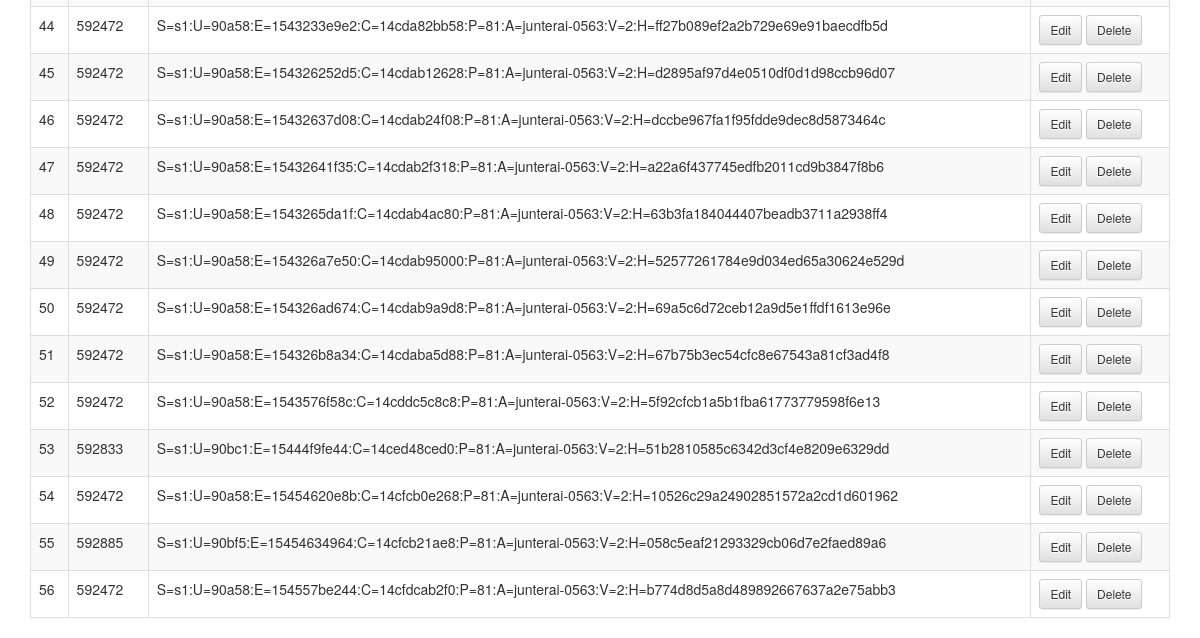
The app's page /cms/user/ (lower part), older data.
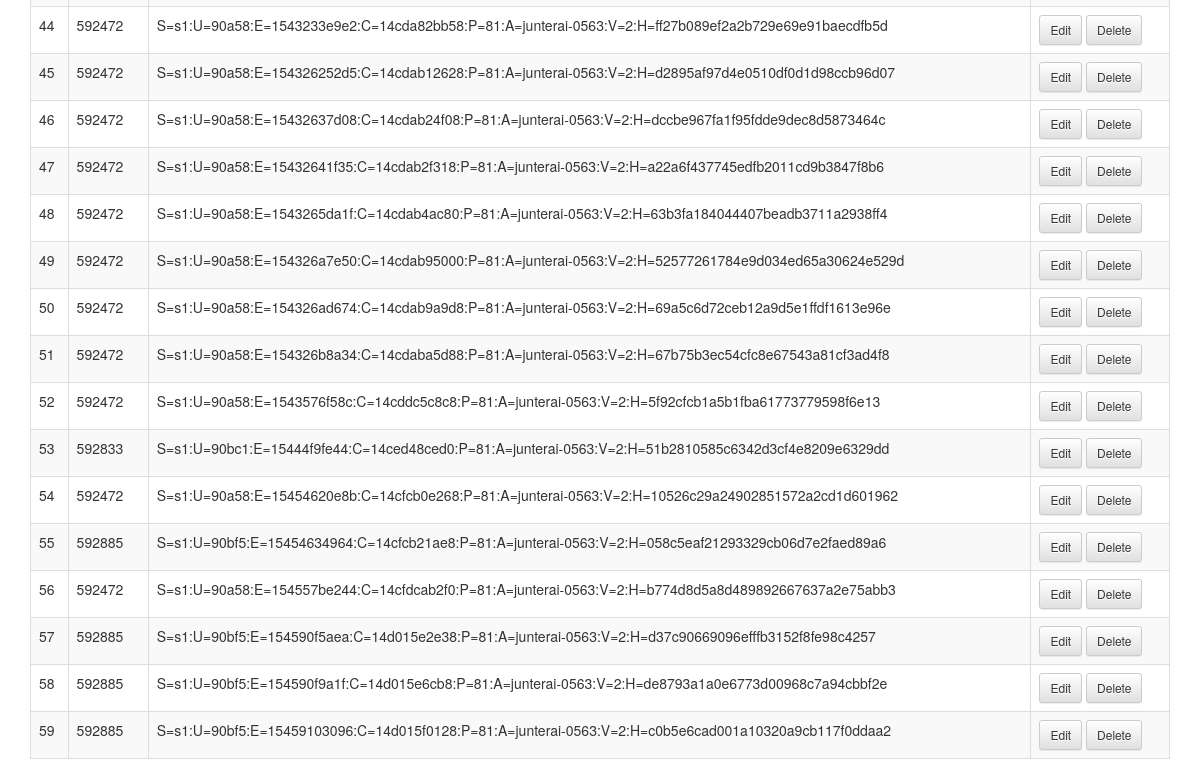
The same page, newer data.
### cms/models.py (models this page shows, shortened)
class User(models.Model):
    user_id = models.CharField(u'user_id', max_length=255)
    access_token = models.CharField(u'access_token', max_length=255, blank=True)

### cms/views.py (the view)
# urls.py: url(r'^user/(?P<user_id>\d+)/$', views.user_list, name='user_list'),   # 一覧
def user_list(request, user_id=None):
	'''get user_list'''
	users = User.objects.all().order_by('id')
	return render_to_response('cms/user_list.html',  # 使用するテンプレート
                              {'users': users},       # テンプレートに渡すデータ
                              context_instance=RequestContext(request))  # その他標準のコンテキスト

### cms/templates/cms/user_list.html (shortened to what this page needs)
{% extends "cms/base.html" %}
{% block content %}
    <table class="table table-striped table-bordered">
      <tbody>
        {% for user in users %}
        <tr>
          <td>{{ user.id }}</td>
          <td>{{ user.user_id }}</td>
          <td>{{ user.access_token }}</td>
          <td>
            <a href="/cms/user/mod/{{ user.user_id }}" class="btn btn-default btn-sm">Edit</a>
            <a href="/cms/user/del/{{ user.user_id }}" class="btn btn-default btn-sm">Delete</a>
          </td>
        </tr>
        {% endfor %}
      </tbody>
    </table>
{% endblock content %}

### cms/templates/cms/base.html (shortened to what this page needs)
{% load staticfiles %}
<!DOCTYPE html>
<html lang="{{ LANGUAGE_CODE|default:"en-us" }}">
<head>
<link href="{% static 'styles/bootstrap.css' %}" rel="stylesheet">
<link rel="stylesheet" href="https://maxcdn.bootstrapcdn.com/bootstrap/3.3.4/css/bootstrap-theme.min.css">
</head>
<body>
  <div class="container">
    {% block content %}{% endblock %}
  </div>
</body>
</html>

### cms/templates/cms/user_list.html (style rules this page uses)
table { margin-top: 8px; }

Row changes from the older to the newer data that the page shows:
added User: id "57", user_id "592885", access_token "S=s1:U=90bf5:E=154590f5aea:C=14d015e2e38:P=81:A=junterai-0563:V=2:H=d37c90669096efffb3152f8fe98c4257"
added User: id "58", user_id "592885", access_token "S=s1:U=90bf5:E=154590f9a1f:C=14d015e6cb8:P=81:A=junterai-0563:V=2:H=de8793a1a0e6773d00968c7a94cbbf2e"
added User: id "59", user_id "592885", access_token "S=s1:U=90bf5:E=15459103096:C=14d015f0128:P=81:A=junterai-0563:V=2:H=c0b5e6cad001a10320a9cb117f0ddaa2"
